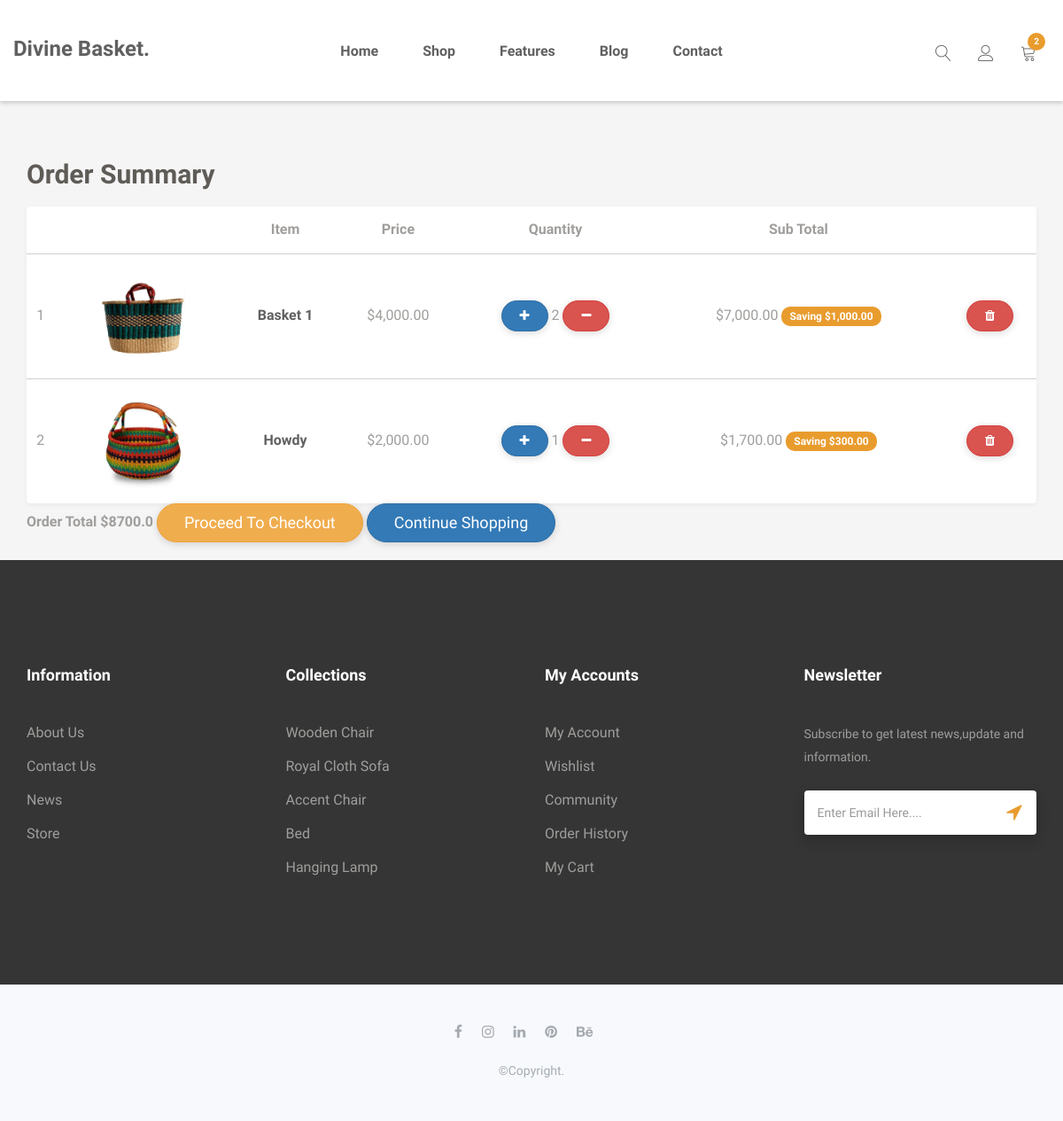
Page /cart (signed in) on the earlier database version.
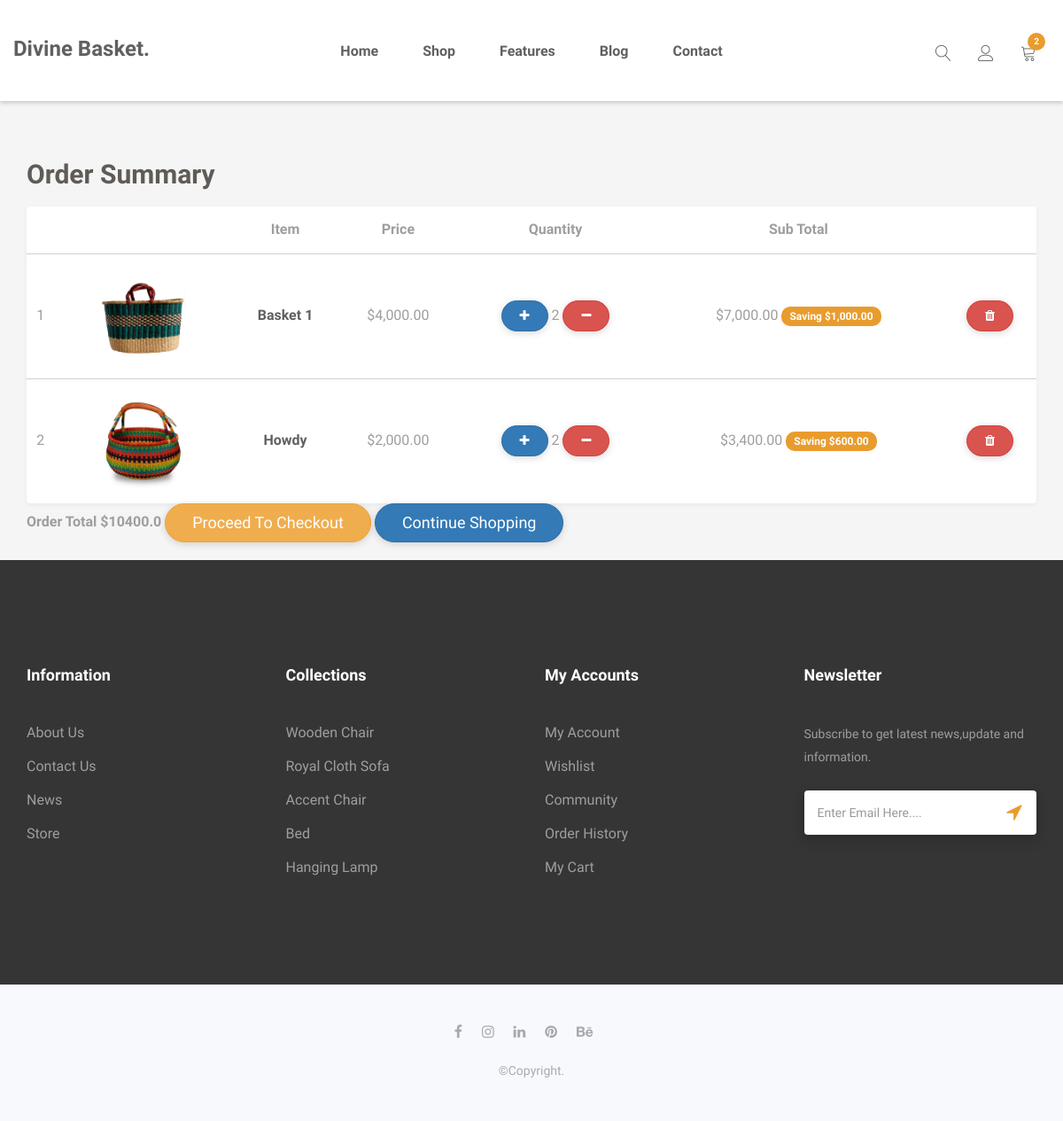
Same page on the later database version.
### core/models.py (models this page shows, shortened)
class OrderItem(models.Model):
    user = models.ForeignKey(User, on_delete=models.CASCADE)
    ordered = models.BooleanField(default=False)
    item = models.ForeignKey(Item, on_delete=models.CASCADE)
    quantity = models.IntegerField(default=1)
    def get_total_item_price(self):
        return self.quantity * self.item.price
    def get_total_discount_item_price(self):
        return self.quantity * self.item.discount_price
    def get_amount_saved(self):
        return self.get_total_item_price() - self.get_total_discount_item_price()
    def get_final_price(self):
        if self.item.discount_price:
            return self.get_total_discount_item_price()
        return self.get_total_item_price()

class Item(models.Model):
    title =  models.CharField(max_length=200)
    price = models.FloatField(null=True, blank=True)
    discount_price = models.FloatField(blank=True, null=True)
    category = models.CharField(max_length=20)
    slug = AutoSlugField(populate_from='title',unique_with='created_at__month',slugify=custom_slugify)
    description = models.TextField()
    image = models.ImageField(upload_to='item', null=True, blank=True)
    new = models.BooleanField(default=False)
    featured = models.BooleanField(default=False)
    created_at = models.DateTimeField(auto_now_add=True)
    class Meta:
        ordering = ['-id']
    @property
    def imageURL(self):
        try:
            url = self.image.url
        except:
            url = ''
        return url
    def get_absolute_url(self):
        return reverse("core:detail", kwargs={
            'slug': self.slug
        })

class Order(models.Model):
    user = models.ForeignKey(User, on_delete=models.CASCADE)
    ref_code = models.CharField(max_length=20, blank=True, null=True)
    items = models.ManyToManyField(OrderItem)
    start_date = models.DateTimeField(auto_now_add=True)
    ordered_date = models.DateTimeField()
    ordered = models.BooleanField(default=False)
    def get_total(self):
        total = 0
        for order_item in self.items.all():
            total += order_item.get_final_price()
        return total

### core/views.py (the view)
# urls.py: path("cart", views.cartPage, name="cart"),
@login_required
def cartPage(request):
    try:
        order = models.Order.objects.get(user=request.user, ordered=False)
        context = {
            'object': order
        }
        return render(request, 'cart.html', context)
    except ObjectDoesNotExist:
        messages.warning(request, "You do not have an active order")
        return redirect("/")

### templates/cart.html (shortened to what this page needs)
{% extends 'layout.html' %}
{% load humanize %}
{% load static %}
{% block extra_head %}
    <link rel="stylesheet" href="{% static 'css/table.css' %}">
{% endblock %}
{% block content %}
<main>
    <div class="container">
        <h1 class="cart_title">Order Summary</h1>
        <table class="bordered centered responsive-table">
            <thead>
                <tr>
                    <th></th>
                    <th></th>
                    <th>Item</th>
                    <th>Price</th>
                    <th>Quantity</th>
                    <th>Sub Total</th>
                </tr>
            </thead>
        <tbody>
            {% for order_item in object.items.all %}
            <tr>
                <td>{{ forloop.counter }}</td>
                <td>
                    <img src="{{ order_item.item.imageURL }}"  style="max-width:11rem">
                </td>
                <td>
                    <strong><a href="{{ order_item.item.get_absolute_url }}">{{ order_item.item.title }}</a></strong>
                </td>
                <td>${{ order_item.item.price|floatformat:2|intcomma }}</td>
                <td>
                    <a href="{% url 'core:add-to-cart' order_item.item.slug %}" class="btn btn-primary btn-sm" id="addone" aid="28"><i class="fa fa-plus"></i></a>
                    <span class="margin:auto 20px;">{{ order_item.quantity }}</span>
                    <a href="{% url 'core:remove-single-item-from-cart' order_item.item.slug %}" class="btn btn-danger btn-sm"><i class="fa fa-minus"></i></a>
                </td>
                <td>
                    {% if order_item.item.discount_price %}
                        ${{ order_item.get_total_discount_item_price|floatformat:2|intcomma }}
                        <span class="badge badge-primary">Saving ${{ order_item.get_amount_saved|floatformat:2|intcomma }}</span>
                    {% else %}
                        ${{ order_item.get_total_item_price|floatformat:2|intcomma }}
                    {% endif %}
                </td>
                <td>
                    <a href="{% url 'core:remove-from-cart' order_item.item.slug %}" class="btn btn-danger btn-sm" id="delete" did="28"><i class="fa fa-trash"></i></a>
                </td>
            </tr>
            {% endfor %}
        </tbody>
    </table>
    <div class="table">
        {% if object.get_total %}
            <td colspan="4"><b>Order Total</b></td>
            <td><b>${{ object.get_total }}</b></td>
        <tr>
            <td colspan="5">
            <a class='btn btn-warning float-right ml-2' href='/checkout/'>Proceed to checkout</a>
            <a class='btn btn-primary float-right' href='/'>Continue shopping</a>
            </td>
        </tr>
        {% endif %}
    </div>
    </div>
  </main>
{% endblock content %}

Differences in the rows shown:
changed OrderItem "Howdy": quantity "1" → "2"; get_total_discount_item_price "1,700.00" → "3,400.00"; get_amount_saved "300.00" → "600.00"
changed through a linked row, Order: get_total "8700.0" → "10400.0"
